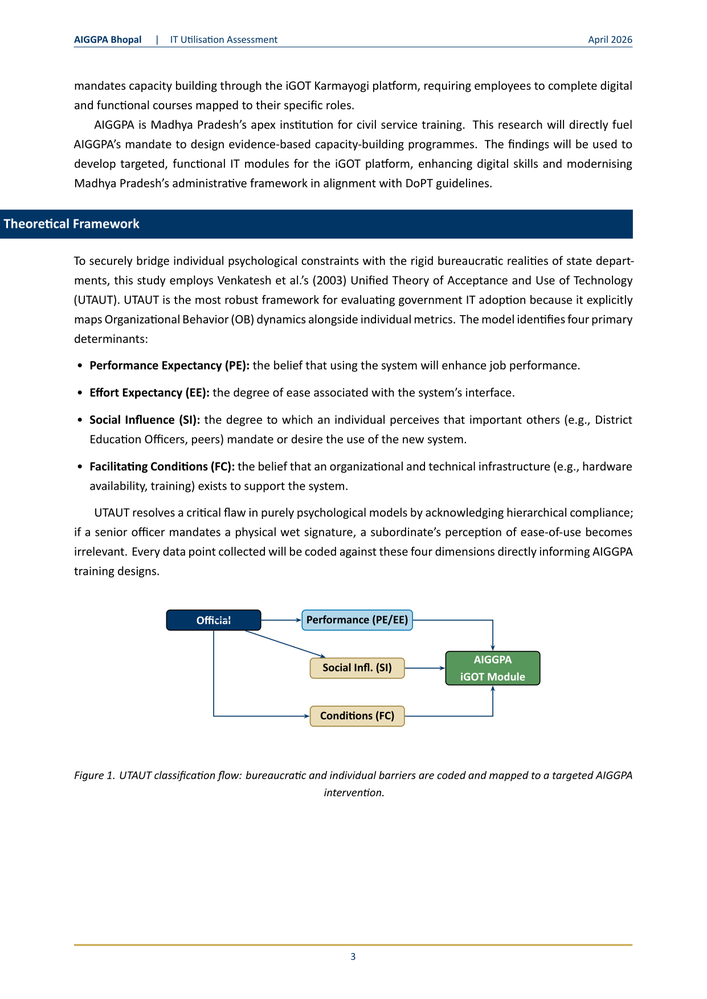
#> input picture figure_page-3.png, 707 x 999 px, shrunk from 1241 x 1754 before the run, found by its file name
$ python crop_graphics.py
#> lines starting #> are read from the running program, lines starting #| are printed output that depends on the picture
from PIL import Image, ImageChops

def trim(im):
    bg = Image.new(im.mode, im.size, im.getpixel((0,0)))
    diff = ImageChops.difference(im, bg)
    diff = ImageChops.add(diff, diff, 2.0, -100)
    bbox = diff.getbbox()
    if bbox:
        return im.crop(bbox)
    return im

# Crop Figure 1
# Based on visual, Figure 1 is in middle-bottom
img3 = Image.open('figure_page-3.png')
#> img3 is the input picture: PIL image 707x999 RGB; mean R, G, B 236.6, 238.4, 239.4
w, h = img3.size
#> w = 707; h = 999
# Crop to roughly where the box/diagram is
# Diagram is below "UTAUT resolves a critical flaw..."
# Manual crop based on visual guess: bottom half
figure_box = img3.crop((0, int(h*0.58), w, int(h*0.75)))
trim(figure_box).save('figure_utaut.png')
#> in trim, `bg = Image.new(im.mode, im.size, im.getpixel((0,0)))`: bg: PIL image 707x170 RGB; every value is 255
#> in trim, `diff = ImageChops.add(diff, diff, 2.0, -100)`:
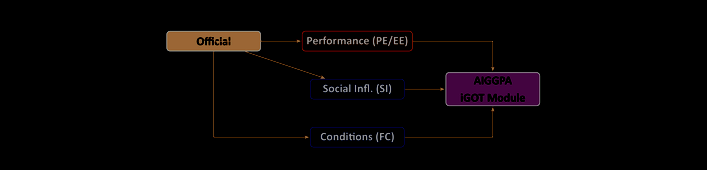
#> diff: PIL image 707x170 RGB; mean R, G, B 5.4, 2.9, 3.6
#> in trim, `bbox = diff.getbbox()`: bbox = (166, 30, 541, 148)

# Crop Output Boxes
img8 = Image.open('output_page-8.png')
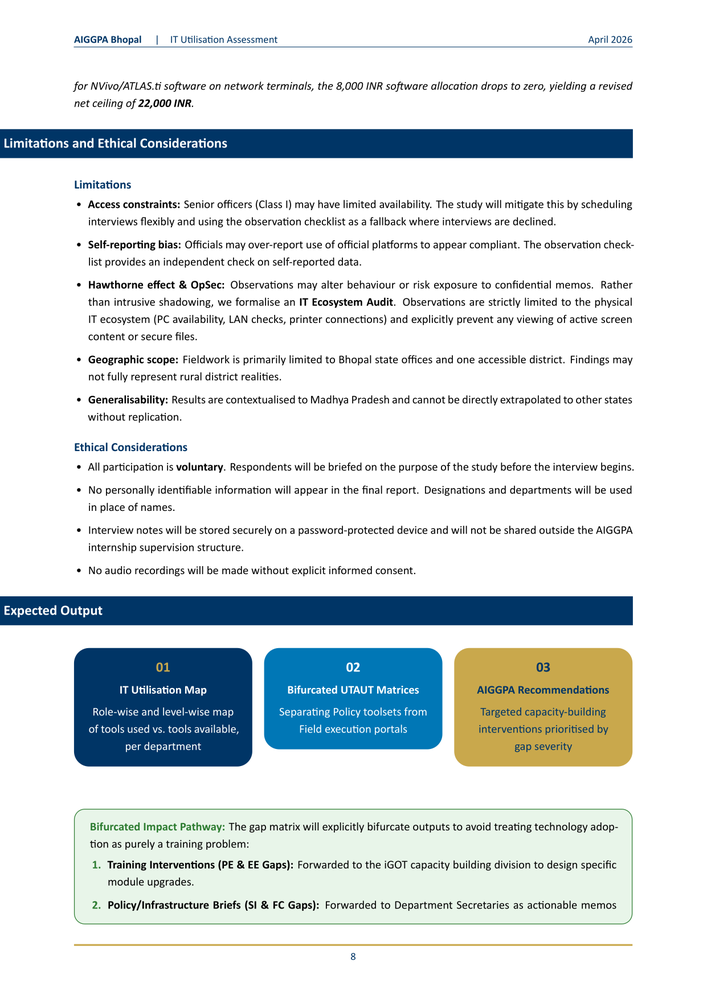
#> input picture output_page-8.png, 707 x 999 px, shrunk from 1241 x 1754 before the run, found by its file name
#> img8 is the input picture: PIL image 707x999 RGB; mean R, G, B 216.2, 223.5, 225.2
w, h = img8.size
# Boxes are below "Expected Output" header
output_box = img8.crop((0, int(h*0.60), w, int(h*0.80)))
trim(output_box).save('expected_outputs.png')
#> in trim (call 2), `bg = Image.new(im.mode, im.size, im.getpixel((0,0)))`:
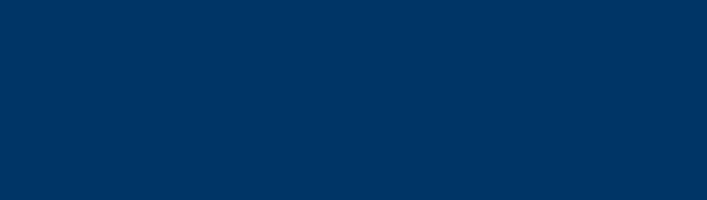
#> bg: PIL image 707x200 RGB; mean R, G, B 0, 53, 102
#> in trim (call 2), `diff = ImageChops.add(diff, diff, 2.0, -100)`:
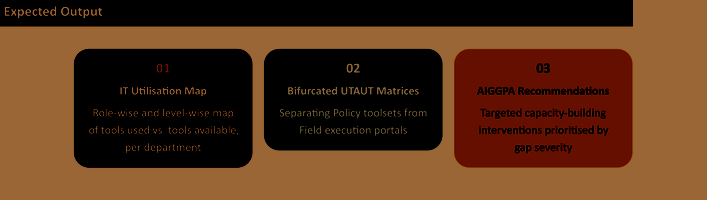
#> diff: PIL image 707x200 RGB; mean R, G, B 86.4, 49.8, 24.5
#> in trim (call 2), `bbox = diff.getbbox()`: bbox = (0, 0, 707, 200)

# Crop Impact Pathway Box (the green one) at bottom of page 8
impact_box = img8.crop((0, int(h*0.80), w, int(h*0.93)))
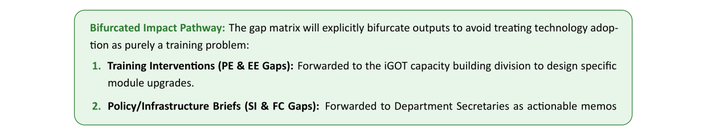
#> impact_box: PIL image 707x130 RGB; mean R, G, B 226.2, 235.7, 226.9
trim(impact_box).save('impact_pathway.png')
#> in trim (call 3), `bg = Image.new(im.mode, im.size, im.getpixel((0,0)))`: bg: PIL image 707x130 RGB; every value is 255
#> in trim (call 3), `diff = ImageChops.add(diff, diff, 2.0, -100)`:
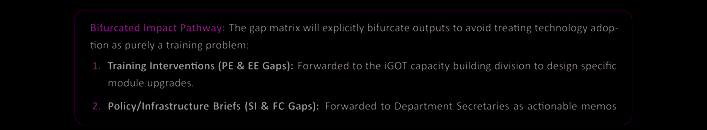
#> diff: PIL image 707x130 RGB; mean R, G, B 5, 4.2, 5
#> in trim (call 3), `bbox = diff.getbbox()`: bbox = (74, 10, 633, 125)
#> in trim (call 3), `return im.crop(bbox)`:
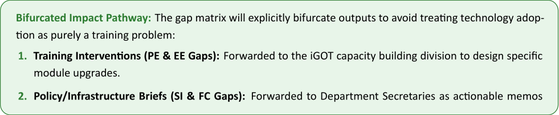
#> returned value: PIL image 559x115 RGB; mean R, G, B 215.1, 228.1, 216

print("Graphics cropped successfully.")
